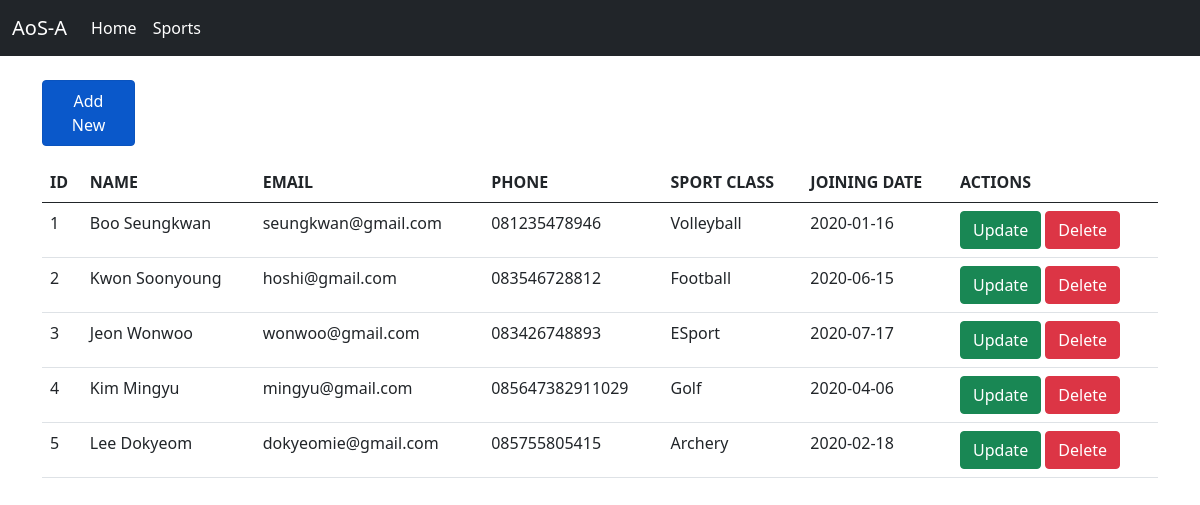
The app's page /aos-a/index.php with its own data.
### tables this page shows
CREATE TABLE `members` (
  `id` int(11) NOT NULL,
  `name` varchar(255) NOT NULL,
  `email` varchar(255) NOT NULL,
  `phone` varchar(255) NOT NULL,
  `joining_date` date NOT NULL,
  `id_sports` int(11) NOT NULL
);

CREATE TABLE `sports` (
  `id_sports` int(11) NOT NULL,
  `sports_name` varchar(255) NOT NULL
);

### aos-a/controllers/Members.controller.php (called while the page is built, shortened)
<?php
include_once("models/Members.class.php");
include_once("views/Members.view.php");
class MembersController
{
    private $members;
    function __construct()
    {
        $this->members = new Members(Connection::$db_host, Connection::$db_user, Connection::$db_pass, Connection::$db_name);
    }
    public function index()
    {
        $this->members->open();
        $this->members->getMemberJoin();
        $data = array(
            'members' => array(),
            'sports' => array()
        );
        while ($row = $this->members->getResult()) {
            array_push($data['members'], $row);
        }
        $view = new MembersView();
        $view->render($data);
    }
}

### aos-a/models/DB.class.php (called while the page is built, shortened)
<?php
class DB
{
    private $hostname;
    private $username;
    private $password;
    private $dbname;
    private $conn;
    function __construct($hostname, $username, $password, $dbname)
    {
        $this->hostname = $hostname;
        $this->username = $username;
        $this->password = $password;
        $this->dbname = $dbname;
    }
    function open()
    {
        $this->conn = mysqli_connect($this->hostname, $this->username, $this->password, $this->dbname);
    }
    function execute($query)
    {
        $this->result = mysqli_query($this->conn, $query);
        return $this->result;
    }
}

### aos-a/models/Members.class.php (called while the page is built, shortened)
<?php
class Members extends DB
{
    function getMemberJoin()
    {
        $query = "SELECT * FROM members JOIN sports ON members.id_sports=sports.id_sports ORDER BY members.id";
        return $this->execute($query);
    }
}

### aos-a/views/Members.view.php (the view, shortened to what this page needs)
<?php
class MembersView
{
    public function render($data)
    {
        $no = 1;
        $dataMembers = null;
        foreach ($data['members'] as $val) {
            list($id) = $val;
            $dataMembers .= "<tr>
                <td>" . $no++ . "</td>
                <td>" . $val['name'] . "</td>
                <td>" . $val['email'] . "</td>
                <td>" . $val['phone'] . "</td>
                <td>" . $val['sports_name'] . "</td>
                <td>" . $val['joining_date'] . "</td>
                <td>
                <a href='index.php?id_edit=" . $id . "'class ='btn btn-success'>Update</a>
                <a href='index.php?id_delete= " . $id . "'class ='btn btn-danger' >Delete</a>
                </td>
               </tr>";
        }
    }
}

### aos-a/index.php
<?php
include_once("models/Template.class.php");
include_once("models/DB.class.php");
include_once("controllers/Members.controller.php");
$members = new MembersController();
if (isset($_POST['add'])) {
  $members->add($_POST);
} else if (isset($_POST['edit'])) {
  $members->edit($_POST);
} else if (!empty($_GET['new'])) {
  $members->formAdd();
} else if (!empty($_GET['id_delete'])) {
  $id = $_GET['id_delete'];
  $members->delete($id);
} else if (!empty($_GET['id_edit'])) {
  $id = $_GET['id_edit'];
  $members->formEdit($id);
} else {
  $members->index();
}

### aos-a/models/Template.class.php (shortened to what this page needs)
<?php
class Template
{
    var $content = '';
    function __construct($filename='')
    {
        $this->content = implode('', @file($filename));
    }
    function clear()
    {
        $this->content = preg_replace("/DATA_[A-Z|_|0-9]+/", "", $this->content);
    }
    function write()
    {
        print $this->content;
    }
    function replace($old = '', $new = '')
    {
        if (is_int($new)) {
            $value = sprintf("%d", $new);
        }
        elseif (is_float($new)) {
            $value = sprintf("%f", $new);
        }
        elseif (is_array($new)) {
            $value = '';
            foreach ($new as $item) {
                $value .= $item. ' ';
            }
        }
        else {
            $value = $new;
        }
        $this->content = preg_replace("/$old/", $value, $this->content);
    }
}
?>

### records on screen
members: name "Boo Seungkwan", email "seungkwan@gmail.com", phone "081235478946", id_sports.sports_name "Volleyball", joining_date "2020-01-16"
members: name "Kwon Soonyoung", email "hoshi@gmail.com", phone "083546728812", id_sports.sports_name "Football", joining_date "2020-06-15"
members: name "Jeon Wonwoo", email "wonwoo@gmail.com", phone "083426748893", id_sports.sports_name "ESport", joining_date "2020-07-17"
members: name "Kim Mingyu", email "mingyu@gmail.com", phone "085647382911029", id_sports.sports_name "Golf", joining_date "2020-04-06"
members: name "Lee Dokyeom", email "dokyeomie@gmail.com", phone "085755805415", id_sports.sports_name "Archery", joining_date "2020-02-18"

### other values on screen
$this->content "AoS-A Home Sports Add New ID NAME EMAIL PHONE SPORT CLASS JOINING DATE ACTIONS"
